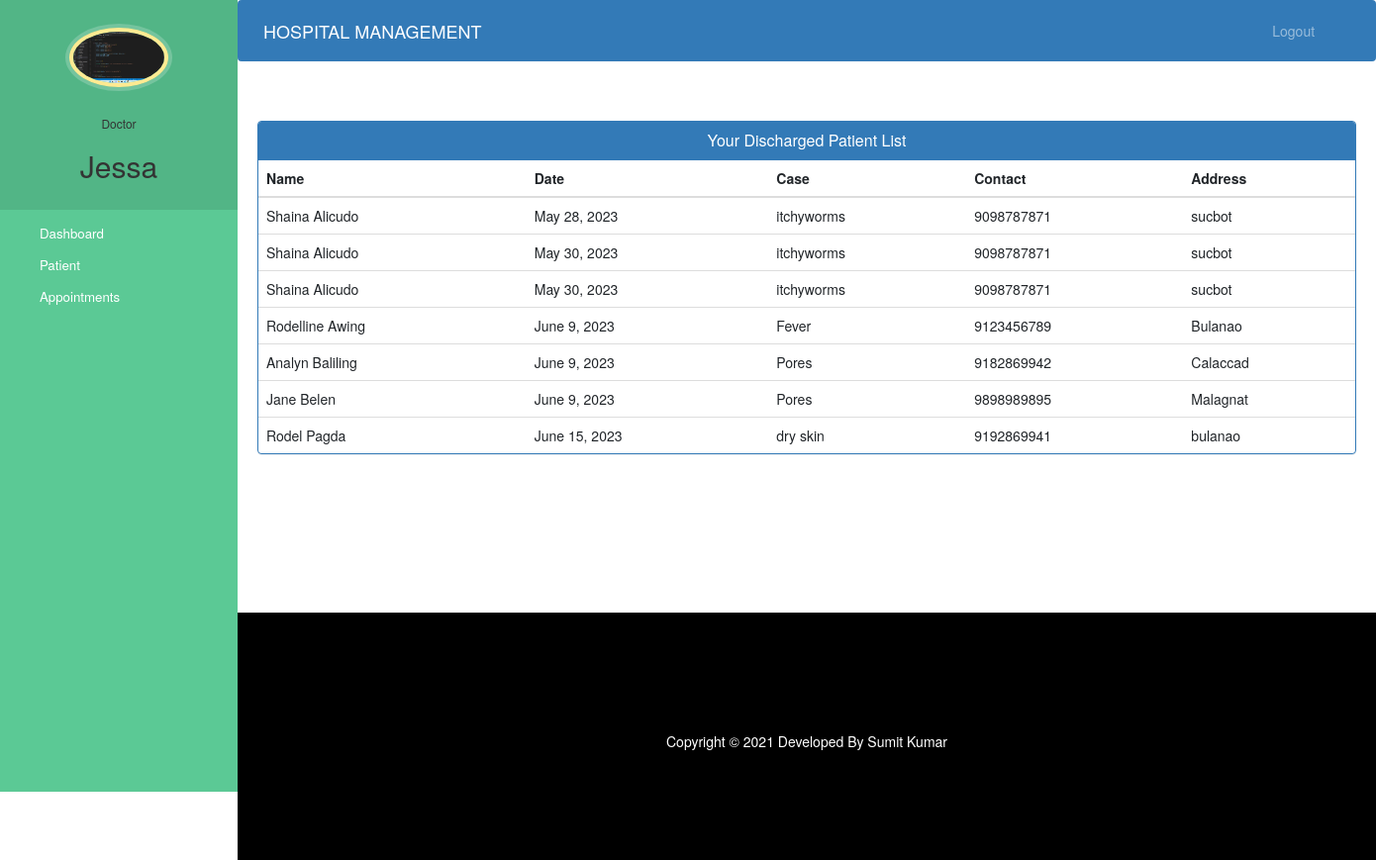
Screenshot of /doctor-view-discharge-patient (signed in) with the database file from the repository.
### hospital/models.py (models this page shows, shortened)
class Doctor(models.Model):
    user=models.OneToOneField(User,on_delete=models.CASCADE)
    profile_pic= models.ImageField(upload_to='profile_pic/DoctorProfilePic/',null=True,blank=True)
    address = models.CharField(max_length=40)
    mobile = models.CharField(max_length=20,null=True)
    department= models.CharField(max_length=50,choices=departments,default='Cardiologist')
    status=models.BooleanField(default=False)

class PatientDischargeDetails(models.Model):
    patientId=models.PositiveIntegerField(null=True)
    patientName=models.CharField(max_length=40)
    assignedDoctorName=models.CharField(max_length=40)
    address = models.CharField(max_length=40)
    mobile = models.CharField(max_length=20,null=True)
    symptoms = models.CharField(max_length=100,null=True)
    admitDate=models.DateField(null=False)
    releaseDate=models.DateField(null=False)
    daySpent=models.PositiveIntegerField(null=False)
    roomCharge=models.PositiveIntegerField(null=False)
    medicineCost=models.PositiveIntegerField(null=False)
    doctorFee=models.PositiveIntegerField(null=False)
    OtherCharge=models.PositiveIntegerField(null=False)
    total=models.PositiveIntegerField(null=False)

### hospital/views.py (the view)
# urls.py: path('doctor-view-discharge-patient',views.doctor_view_discharge_patient_view,name='doctor-view-discharge-patient'),
@login_required(login_url='doctorlogin')
@user_passes_test(is_doctor)
def doctor_view_discharge_patient_view(request):
    dischargedpatients=models.PatientDischargeDetails.objects.all().distinct().filter(assignedDoctorName=request.user.first_name)
    doctor=models.Doctor.objects.get(user_id=request.user.id) #for profile picture of doctor in sidebar
    return render(request,'hospital/doctor_view_discharge_patient.html',{'dischargedpatients':dischargedpatients,'doctor':doctor})

### hospital/views.py (called while the page is built)
def is_doctor(user):
    return user.groups.filter(name='DOCTOR').exists()

### templates/hospital/doctor_view_discharge_patient.html (shortened to what this page needs)
{% extends 'hospital/doctor_base.html' %}
{% block content %}
{%load static%}
<head>
  <link href="//netdna.bootstrapcdn.com/bootstrap/3.0.0/css/bootstrap.min.css" rel="stylesheet" id="bootstrap-css">
</head>
<div class="container">
  <div class="panel panel-primary">
    <div class="panel-heading">
      <h6 class="panel-title">Your Discharged Patient List</h6>
    </div>
    <table class="table table-hover" id="dev-table">
      <thead>
        <tr>
          <th>Name</th>
          <th>Date</th>
          <th>Case</th>
          <th>Contact</th>
          <th>Address</th>
        </tr>
      </thead>
      {% for p in dischargedpatients %}
      <tr>
        <td> {{p.patientName}}</td>
        <td>{{p.releaseDate}}</td>
        <td>{{p.symptoms}}</td>
        <td>{{p.mobile}}</td>
        <td>{{p.address}}</td>
      </tr>
      {% endfor %}
    </table>
  </div>
</div>
{% endblock content %}

### templates/hospital/doctor_base.html (shortened to what this page needs)
<!DOCTYPE html>
{% load static %}
<html lang="en">
<head>
  <link rel="stylesheet" href="https://stackpath.bootstrapcdn.com/bootstrap/4.3.1/css/bootstrap.min.css">
  <link rel="stylesheet" href="https://maxcdn.bootstrapcdn.com/font-awesome/4.7.0/css/font-awesome.min.css">
</head>
<body>
  <nav class="menu" tabindex="0">
    <header class="avatar">
      <img src="{% static doctor.profile_pic.url %}" alt="Profile Pic" />
      <br><br>
      <h6>Doctor</h6>
      <h2>{{request.user.first_name}}</h2>
    </header>
    <ul>
      <li tabindex="0" class="icon-dashboard"> <a style="color:white; text-decoration:none;" href="/doctor-dashboard"><span>Dashboard</span></a> </li>
      <li tabindex="0" class="icon-users"> <a style="color:white; text-decoration:none;" href="/doctor-patient"><span>Patient</span></a></li>
      <li tabindex="0" class="icon-calendar"> <a style="color:white; text-decoration:none;" href="/doctor-appointment"><span>Appointments</span></a></li>
    </ul>
  </nav>
  <main>
    <div class="bs-example">
      <nav class="navbar navbar-expand-md  navbar-dark fixed-top" style="background:#337AB7;">
        <a href="/doctor-dashboard" class="navbar-brand">HOSPITAL MANAGEMENT</a>
        <div class="collapse navbar-collapse justify-content-between" id="navbarCollapse">
          <div class="navbar-nav" style=" margin-left: 90%;">
            <a href="/logout" class="nav-item nav-link">Logout</a>
          </div>
        </div>
      </nav>
    </div>
    <br><br>
    {% block content %}
    {% endblock content %}
    <br><br><br><br><br><br><br>
    <footer>
      <br>
      <div class="container">
        <div class="row">
          <div class="col-md-12 col-sm-12">
            <div style="color:#ffffff;" class="wow fadeInUp footer-copyright">
              <p>
                Copyright &copy; 2021 Developed By Sumit Kumar </p>
            </div>
          </div>
        </div>
      </div>
    </footer>
  </main>
</body>
</html>

### templates/hospital/doctor_base.html (style rules this page uses)
a:link { text-decoration: none; }
a { color: white; }
footer { padding: 0px 0px 0px 0px; background-color: black; margin: 0px; }
p { text-align: center; }
body { padding-left: 240px; }
main { position: relative; height: 100vh; }
.menu { background: #5bc995; height: 100vh; width: 240px; position: fixed; top: 0px; left: 0; z-index: 5; outline: none; }
.menu .avatar { background: rgba(0, 0, 0, 0.1); padding: 2em 0.5em; text-align: center; }
.menu .avatar img { width: 100px; border-radius: 50%; overflow: hidden; border: 4px solid #ffea92; box-shadow: 0 0 0 4px rgba(255, 255, 255, 0.2); }
.menu .avatar h2 { font-weight: normal; margin-bottom: 0; }
.menu ul { list-style: none; padding: 0.5em 0; margin: 0; }
.menu ul li { padding: 0.5em 1em 0.5em 3em; font-size: 0.95em; font-weight: regular; background-repeat: no-repeat; background-position: left 15px center; background-size: auto 20px; transition: all 0.15s linear; cursor: pointer; }
.menu ul li.icon-dashboard { background-image: url("http://www.entypo.com/images//gauge.svg"); }
.menu ul li.icon-users { background-image: url("http://www.entypo.com/images//users.svg"); }
.menu ul li.icon-calendar { background-image: url("http://www.entypo.com/images//calendar.svg"); }

### templates/hospital/doctor_view_discharge_patient.html (style rules this page uses)
a:link { text-decoration: none; }
h6 { text-align: center; }
.row { margin: 100px; }

### rows the page displays
Doctor: profile_pic (picture)
PatientDischargeDetails: patientName "Shaina Alicudo", releaseDate "May 28, 2023", symptoms "itchyworms", mobile "9098787871", address "sucbot"
PatientDischargeDetails: patientName "Shaina Alicudo", releaseDate "May 30, 2023", symptoms "itchyworms", mobile "9098787871", address "sucbot"
PatientDischargeDetails: patientName "Shaina Alicudo", releaseDate "May 30, 2023", symptoms "itchyworms", mobile "9098787871", address "sucbot"
PatientDischargeDetails: patientName "Rodelline Awing", releaseDate "June 9, 2023", symptoms "Fever", mobile "9123456789", address "Bulanao"
PatientDischargeDetails: patientName "Analyn Baliling", releaseDate "June 9, 2023", symptoms "Pores", mobile "9182869942", address "Calaccad"
PatientDischargeDetails: patientName "Jane Belen", releaseDate "June 9, 2023", symptoms "Pores", mobile "9898989895", address "Malagnat"
PatientDischargeDetails: patientName "Rodel Pagda", releaseDate "June 15, 2023", symptoms "dry skin", mobile "9192869941", address "bulanao"

### other values shown
{{ request.user.first_name }} "Jessa"
